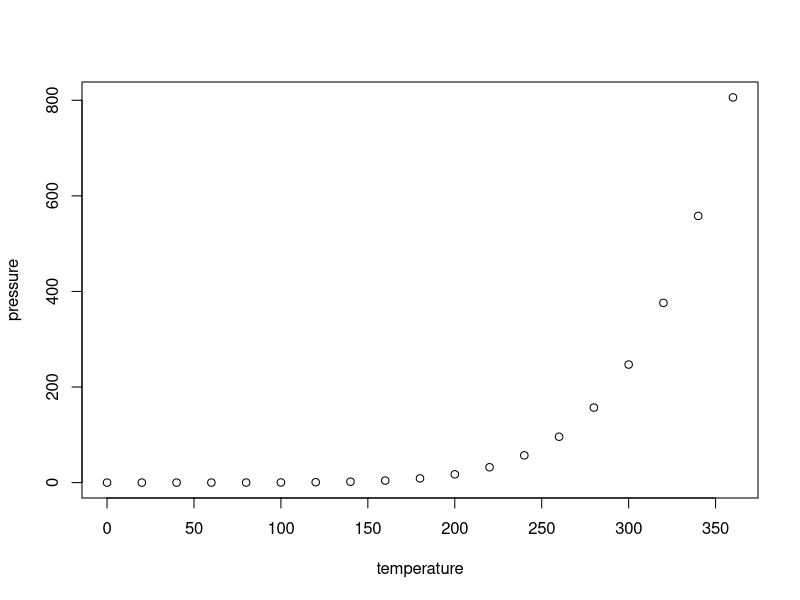
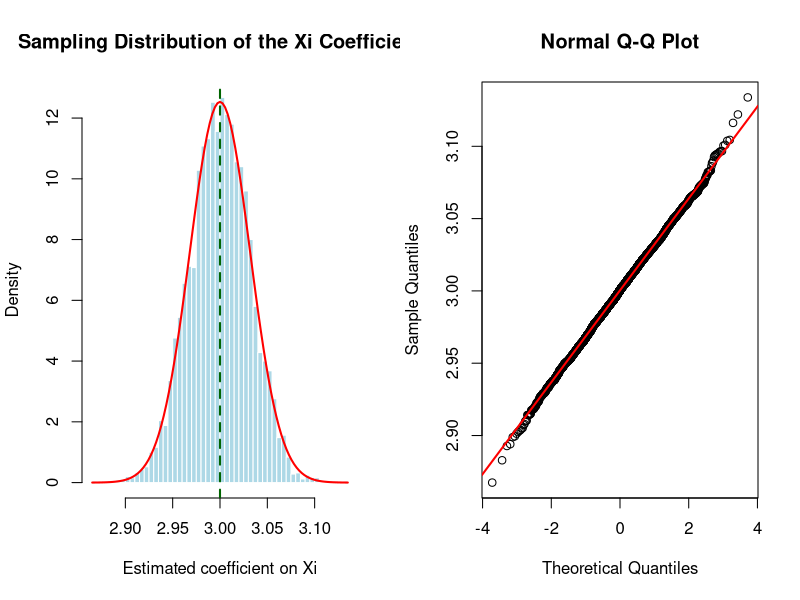
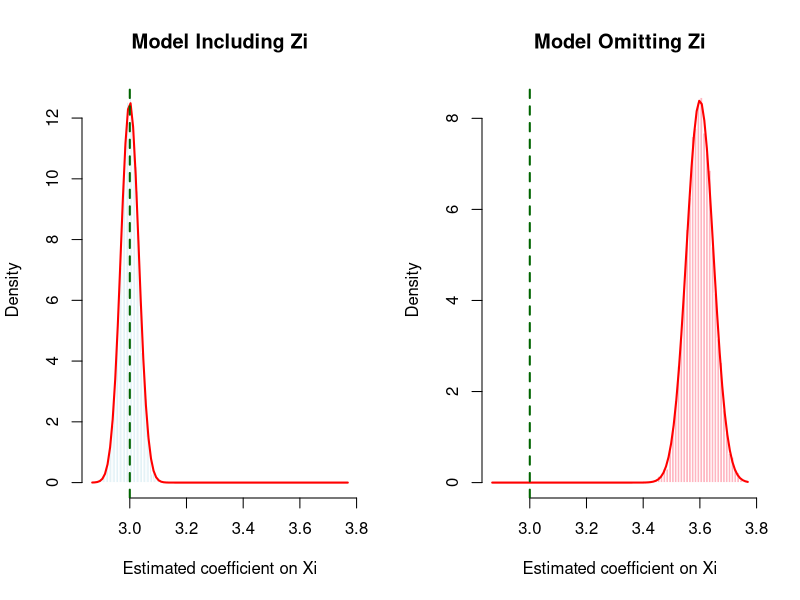
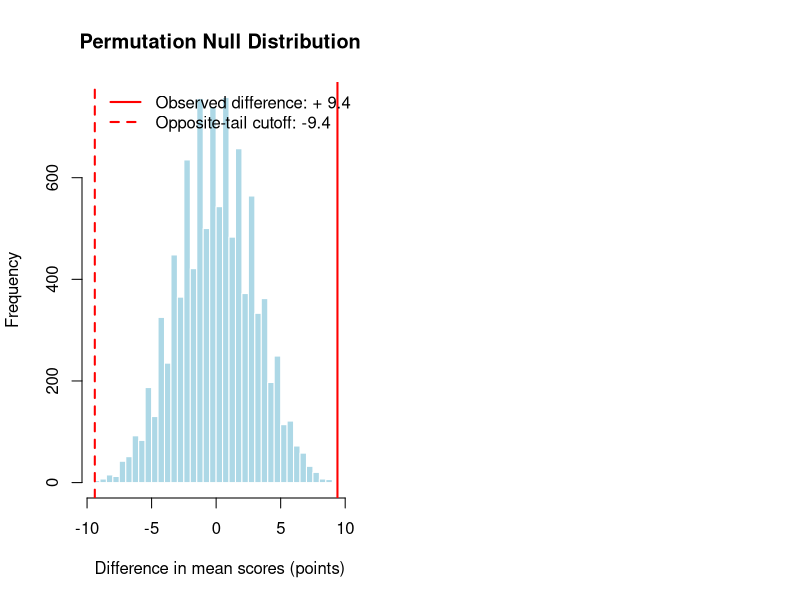

Generate these figures, in order, with R:
## ---- chunk 1
knitr::opts_chunk$set(echo = TRUE)
## ---- chunk 2
summary(cars)
## ---- chunk 3
plot(pressure)
## ---- chunk 4

# Make the simulation reproducible
set.seed(123)

# Sample size
n <- 1000

# Generate the confounder
Zi <- rnorm(n, mean = 0, sd = 1)

# Generate treatment, which depends on the confounder
Xi <- 0.5 * Zi + rnorm(n, mean = 0, sd = 1)

# Generate the outcome
Yi <- 2 + 3 * Xi + 1.5 * Zi + rnorm(n, mean = 0, sd = 1)

# Create the dataset
simulation_data <- data.frame(Yi, Xi, Zi)

# Fit the true model and print the summary
model_true <- lm(Yi ~ Xi + Zi, data = simulation_data)
summary(model_true)

## ---- chunk 5

## Set up the simulation
set.seed(123)

n <- 1000
simulations <- 5000

## Create a vector containing 5000 zeros.
beta_Xi <- numeric(simulations)

## Starts a loop = repeat the data generation and estimation
for (s in seq_len(simulations)) {
  
  # Generate a new dataset in each simulation
  Zi <- rnorm(n, mean = 0, sd = 1)
  Xi <- 0.5 * Zi + rnorm(n, mean = 0, sd = 1)
  Yi <- 2 + 3 * Xi + 1.5 * Zi + rnorm(n, mean = 0, sd = 1)
  
  # Fit the correctly specified model = Estimate the true model in each sample
  model <- lm(Yi ~ Xi + Zi)
  
  # Save the estimated coefficient on Xi = Save the treatment coefficient
  beta_Xi[s] <- coef(model)["Xi"]
}

#Summarize the sampling distribution
mean(beta_Xi)
sd(beta_Xi)

## Display two plots side by side (historgram on the left & Q-Q plot on the right)
# divide the plotting area into one row and two columns
par(mfrow = c (1, 2))

# Histogram with a fitted normal density
hist(beta_Xi,
     breaks = 40,
     probability = TRUE,
     main = "Sampling Distribution of the Xi Coefficient",
     xlab = "Estimated coefficient on Xi",
     col = "lightblue",
     border = "white")

# Add a normal curve for comparison
curve(dnorm(x, mean(beta_Xi), sd = sd(beta_Xi)),
     add = TRUE,
     col = "red",
     lwd = 2)
     

# Mark the true treatment effect
abline(v = 3, col = "darkgreen", lwd = 2, lty = 2) #lwd: twice the default thickness, #lty = 2: specifies a dashed line



# Additional Check: Normal Q-Q plot
qqnorm(beta_Xi, main = "Normal Q-Q Plot") #qqnorm: draw the comparison points
qqline(beta_Xi, col = "red", lwd = 2) #qqline: adds a reference line
# If the estimates are approximately normally distributed, the points lie roughly along the red line.


## ---- chunk 6

# Make the simulation reproducible
set.seed(123)

# Sample size
n <- 1000

# Generate the confounder
Zi <- rnorm(n, mean = 0, sd = 1)

# Generate treatment, which depends on the confounder
Xi <- 0.5 * Zi + rnorm(n, mean = 0, sd = 1)

# Generate the outcome
Yi <- 2 + 3 * Xi + 1.5 * Zi + rnorm(n, mean = 0, sd = 1)

# Create the dataset
simulation_data <- data.frame(Yi, Xi, Zi)


set.seed(456)

## Number of bootstrap repetitions
B <- 5000

## Number of observations in the original dataset
n <- nrow(simulation_data)

## Storage for the bootstrap treatment coefficients
boot_beta_Xi <- numeric(B)

for (b in seq_len(B)) {
  
  # Randomly select n row numbers with replacement
  sampled_rows <- sample(seq_len(n), size = n, replace = TRUE)

  # Create a bootstrap dataset using those rows
  boot_data <- simulation_data[sampled_rows, ]
  
  # Estimate the same model using the bootstrap dataset
  boot_model <- lm(Yi ~ Xi + Zi, data = boot_data)
  
  # Save the estimated treatment coefficient
  boot_beta_Xi[b] <- coef(boot_model) ["Xi"]
}

## Bootstrapped standard error
bootstrap_se <- sd(boot_beta_Xi)
bootstrap_se

## ---- chunk 7

set.seed(123)

n <- 1000
simulations <- 5000

## Store treatment estimates from both models
beta_correct <- numeric(simulations)
beta_omitted <- numeric(simulations)

for (s in seq_len(simulations)) {
  
  # Generate data using the true model
  Zi <- rnorm(n, mean = 0, sd = 1)
  Xi <- 0.5 * Zi + rnorm(n, mean = 0, sd = 1)
  Yi <- 2 + 3 * Xi + 1.5 * Zi + rnorm(n, mean = 0, sd =1)
  
  # Correct model: includes the confounder
  model_correct <- lm(Yi ~ Xi + Zi)
  # New model: omits the confounder
  model_omitted <- lm (Yi ~ Xi)
  
  # Save the treatment coefficients
  beta_correct[s] <- coef(model_correct)["Xi"]
  beta_omitted[s] <- coef(model_omitted)["Xi"]
}

## Compare the centers, standard deviations, and biases
data.frame(
  Model = c("Includes Zi", "Omits Zi"),
  Mean = c(mean(beta_correct), mean(beta_omitted)),
  SD = c(sd(beta_correct), sd(beta_omitted)),
  Bias = c(mean(beta_correct) - 3, mean(beta_omitted) - 3)
)

## Set a common horizontal axis for comparison
plot_limits <- range(c(beta_correct, beta_omitted, 3))

## Display two plots side by side
par(mfrow = c(1, 2))


## Left plot: Correct model's sampling distribution = histogram of correct model
hist(beta_correct,
     breaks = 40,
     probability = TRUE,
     xlim = plot_limits,
     main = "Model Including Zi",
     xlab = "Estimated coefficient on Xi",
     col = "lightblue",
     border = "white")

curve(dnorm(x,
            mean = mean(beta_correct),
            sd = sd(beta_correct)),
      add = TRUE, col = "red", lwd = 2)

abline(v = 3, col = "darkgreen", lwd = 2, lty = 2)


## Right plot: Omitted-confounder model's sampling distribution = histogram of omitted model
hist(beta_omitted,
     breaks = 40,
     probability = TRUE,
     xlim = plot_limits,
     main = "Model Omitting Zi",
     xlab = "Estimated coefficient on Xi",
     col = "lightpink",
     border = "white")

curve(dnorm(x,
            mean = mean(beta_omitted),
            sd = sd(beta_omitted)),
      add = TRUE, col = "red", lwd = 2)

abline(v = 3, col = "darkgreen", lwd = 2, lty = 2)


## ---- chunk 8

# Enter the hypothetical exam scores
tutoring <- c(78, 85, 88, 90, 76, 84, 92, 81, 87, 89)
no_tutoring <- c(72, 75, 80, 77, 69, 74, 82, 78, 73, 76)

# Calculate group means
mean(tutoring)
mean(no_tutoring)

# Calculate the difference: tutoring - no tutoring
mean(tutoring) - mean(no_tutoring)

# Conduct a two-sided Welch independent-samples t-test
test_result <- t.test(
  x = tutoring,
  y = no_tutoring,
  alternative = "two.sided",
  mu = 0, # specifies that hypothesized difference is zero
  var.equal = FALSE, # selects Welch's t-test
  conf.level = 0.95
)

# Display the results
test_result

## ---- chunk 9

# Same data from (a)
tutoring <- c(78, 85, 88, 90, 76, 84, 92, 81, 87, 89)
no_tutoring <- c(72, 75, 80, 77, 69, 74, 82, 78, 73, 76)

# Combine the scores and create the group indicator
exam_data <- data.frame(
  score = c(tutoring, no_tutoring),
  tutoring = c(rep(1, 10), rep(0, 10))
)

# Fit the linear model
model <- lm(score ~ tutoring, data = exam_data)

# Display the regression results
summary(model)

## ---- chunk 10

## Same data from (a)
tutoring <- c(78, 85, 88, 90, 76, 84, 92, 81, 87, 89)
no_tutoring <- c(72, 75, 80, 77, 69, 74, 82, 78, 73, 76)

## Combine the scores and create the group indicator
exam_data <- data.frame(
  score = c(tutoring, no_tutoring),
  tutoring = c(rep(1, 10), rep(0, 10))
)

# =======================================================================================================

## make the random shuffling reproducible
set.seed(123)

## calculate the observed difference in means
observed_difference <- with(
  exam_data, 
  mean(score[tutoring == 1]) - mean(score[tutoring == 0])
)

## number of permutations (choose 10,000 shuffles + create 10,000 storage positions to store their results)
B <- 10000
## store the difference from each permutation
permuted_differences <- numeric(B)


## shuffle the labels and recalculate the difference
for (b in seq_len(B)) {
  
  # shuffle the group labels without replacement (Not allowed: the same card twice within a single shuffle)
  shuffled_labels <- sample(exam_data$tutoring)
  
  # calculate the difference using the shuffled labels 
  permuted_differences[b] <-
    mean(exam_data$score[shuffled_labels == 1]) - 
    mean(exam_data$score[shuffled_labels == 0])
}

## Calculate the permutation p-value
## Two-sided permutation p-value
## add 1 to the numerator and denominator for Monte Carlo sampling
permutation_p <- (
  sum(abs(permuted_differences) >= abs(observed_difference)) + 1
) / (B + 1)

# print the observed difference annd permutation p-value
observed_difference
permutation_p

# =============================================================================================================

## Plot the null differences = Plot the shuffled differences
hist(permuted_differences,
     breaks = 40, 
     main = "Permutation Null Distribution",
     xlab = "Difference in mean scores (points)",
     col = "lightblue",
     border = "white",
     xlim = range(c(permuted_differences,
                    -abs(observed_difference),
                    abs(observed_difference))))

## Mark the observed statistic = mark the actual result
abline(v = observed_difference,
       col = "red", lwd = 2)

## Mark the equally extreme difference in the opposite direction = mark the opposite-tail cutoff
abline(v = -abs(observed_difference),
       col = "red", lwd = 2, lty = 2)


# permutation p-value counts results at / beyond these two lines
legend("topright",
       legend = c("Observed difference: + 9.4",
                  "Opposite-tail cutoff: -9.4"),
       col = "red",
       lty = c(1, 2),
       lwd = 2, 
       bty = "n")


## ---- chunk 11

## Compare p-values from all three p-values
c(
  Welch_t_test = t.test(
    score ~ tutoring, data = exam_data)$p.value,
  
  Linear_model = summary(
    lm(score ~ tutoring, data = exam_data))$coefficients["tutoring", "Pr(>|t|)"],
  
  Permutation_test = permutation_p
)
